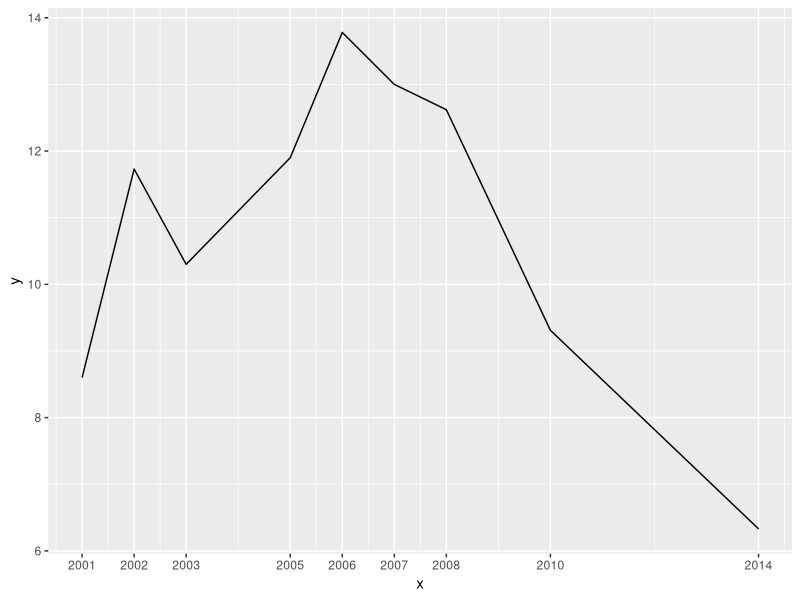

Recreate this plot in R.
## ---- chunk 1
#| echo: false
#| # Load the ggplot2 package
library(ggplot2)

# Example data
x <- c(2001, 2002, 2003, 2005, 2006, 2007, 2008, 2010, 2014)
y <- c(8.6, 11.73, 10.3, 11.9, 13.78, 13, 12.62, 9.31, 6.33)
df <- data.frame(x, y)

# Create the line graph
ggplot(data = df, aes(x = x, y = y)) +
  geom_line() + scale_x_continuous(breaks = x, labels = x)
